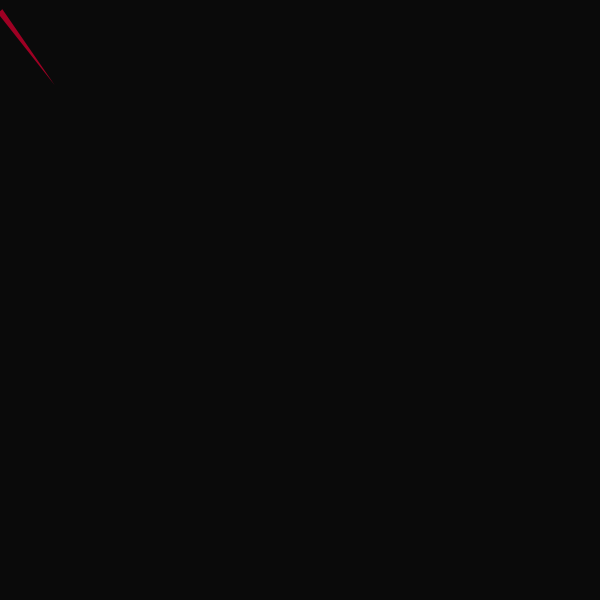
Frame 1 (no input)
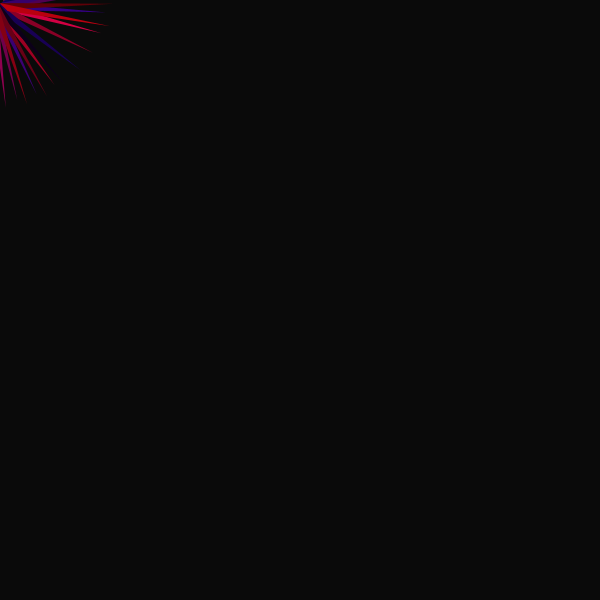
Frame 60 (the mouse pressed at the canvas centre just before this capture)
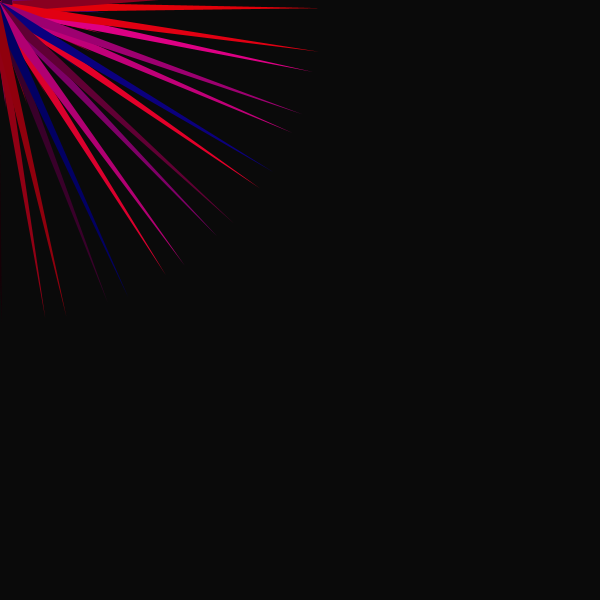
Frame 120 (the mouse held since frame 60 and released just before this capture)

The Processing sketch that drew these frames (run headless with seeded random() and noise(); from frame 60 on, the mouse is pressed at the canvas centre):

// Processing sketch: processing_135307
// ── processing_135307.pde

float k=1;
void setup() {
  size (600,600);
  background(10);
  smooth();
  noStroke();
}
void draw() {
  noStroke ();
  fill (random(245),random(0),random(135));
  smooth();
  rotate (k);
  float triangle_size = random (5,15);
  triangle ( 100+k, -mouseX, 10, 9, 9/k, 3);
  k= k+0.2;
}
